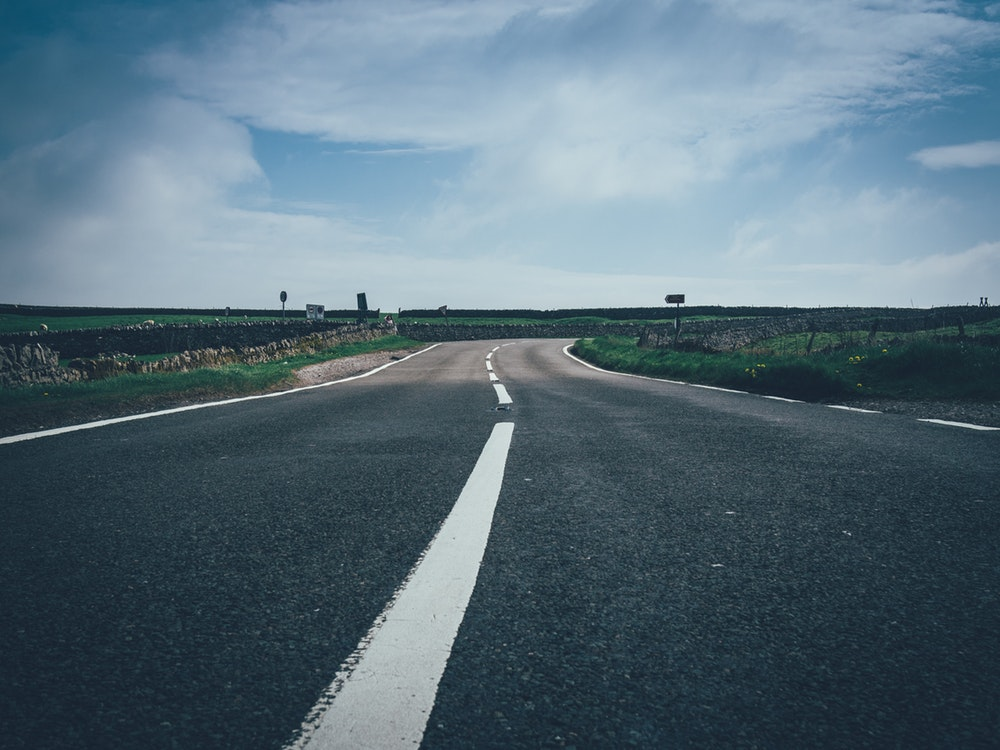
#> input picture density/empty.jpg, 1000 x 750 px
$ python find_density.py
#> lines starting #> are read from the running program, lines starting #| are printed output that depends on the picture; after the words box and inside, x2 and y2 are one past the last pixel; in counts of white or black regions, pixels touching at a corner belong together; long printed decimals are rounded
import cv2 as cv
import numpy as np
ref_path='empty.jpg'
ref_lane1='lane1.jpg'
ref_lane2='lane2.jpg'
ref_lane3='lane3.jpg'
def matchingpercent(ref_path0,real_path0):
#> called with ref_path0 = 'empty.jpg', real_path0 = 'lane1.jpg'
    ref = cv.imread(ref_path0)
#> ref is the input picture: shape (750, 1000, 3); mean B, G, R 122.1, 109.7, 88
    ref_gray = cv.cvtColor(ref, cv.COLOR_RGB2GRAY)
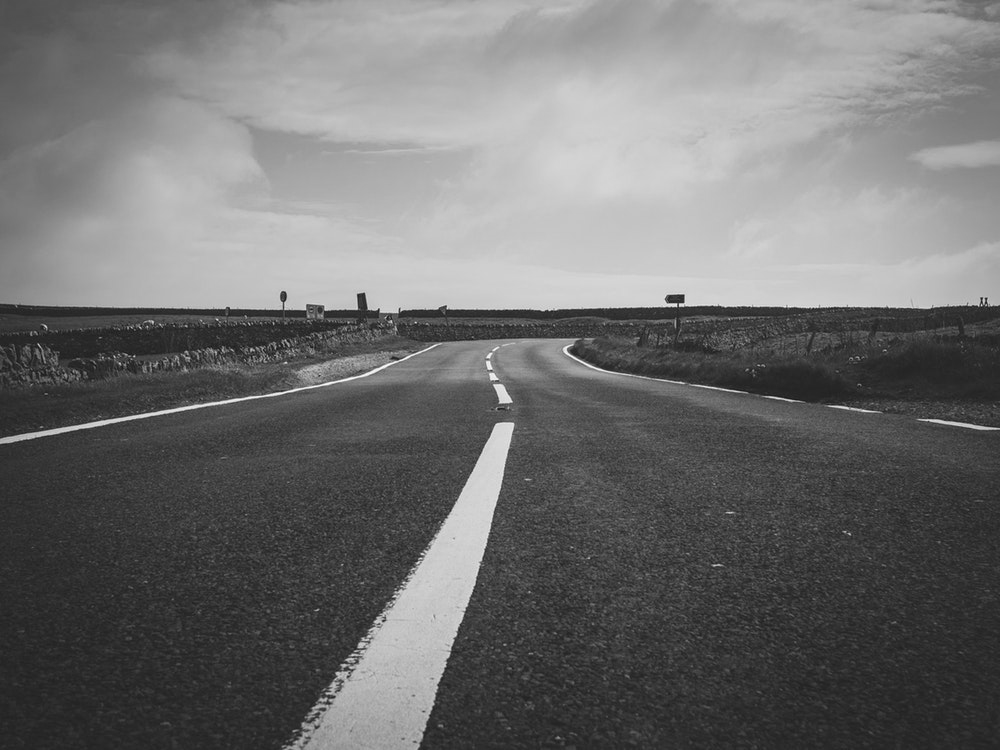
#> ref_gray: shape (750, 1000); min 15, max 255, mean 110.9
    ref_high_thresh, ref_thresh_im = cv.threshold(ref_gray, 0, 255, cv.THRESH_BINARY + cv.THRESH_OTSU)
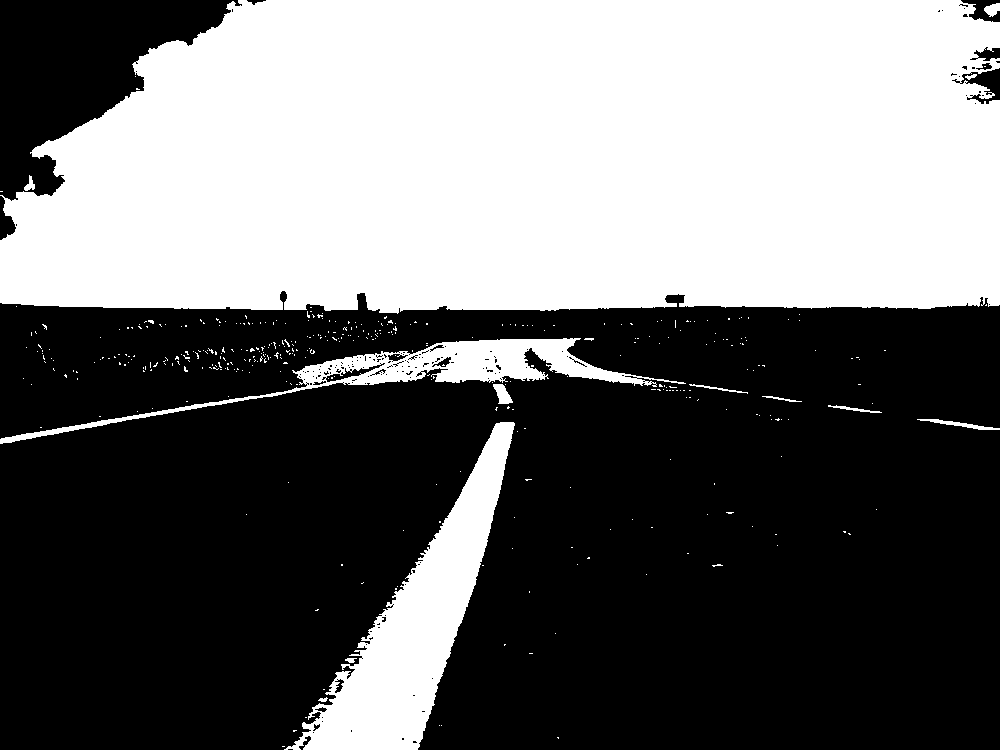
#> ref_thresh_im: shape (750, 1000); 42.3% white; 394 white regions (380 under 20 px), largest, box (x1, y1, x2, y2) and area: (0, 0, 1000, 314) 281865, (284, 422, 515, 750) 23158, (0, 338, 686, 444) 9970
#> ref_high_thresh = 119
    ref_lowThresh = 0.5 * ref_high_thresh
#> ref_lowThresh = 59.5
    ref_canny = cv.Canny(ref_gray, ref_high_thresh, ref_lowThresh)
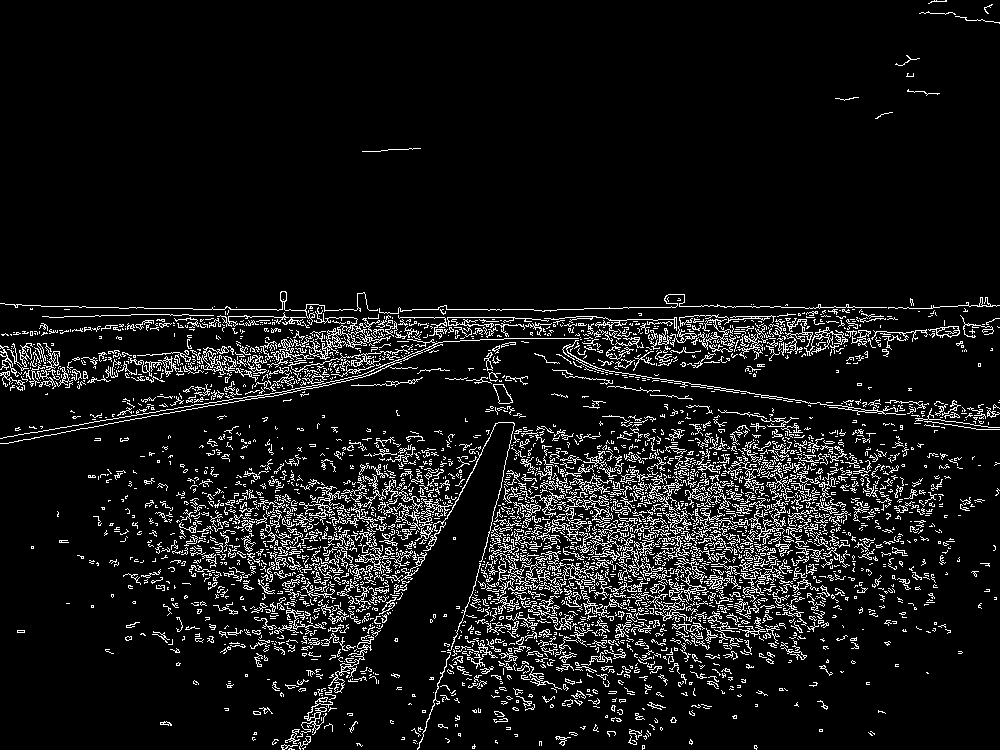
#> ref_canny: shape (750, 1000); 8.4% white in thin lines or dots
    real = cv.imread(real_path0)
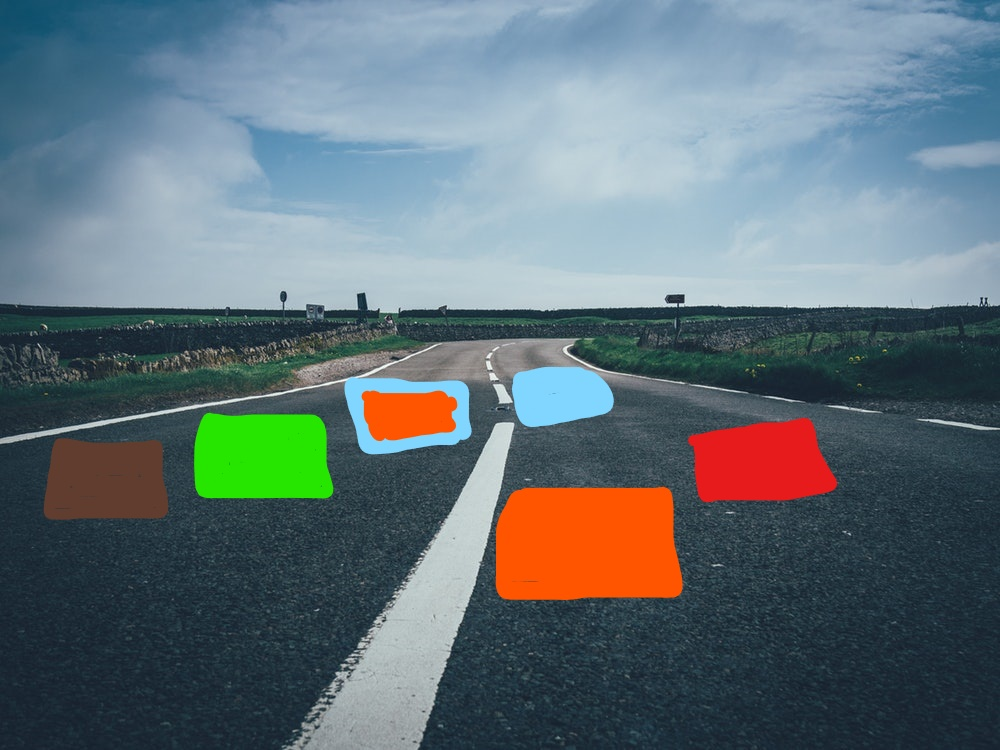
#> input picture density/lane1.jpg, 1000 x 750 px
#> real is the input picture: shape (750, 1000, 3); mean B, G, R 119.5, 113.4, 97.7
    real_gray = cv.cvtColor(real, cv.COLOR_RGB2GRAY)
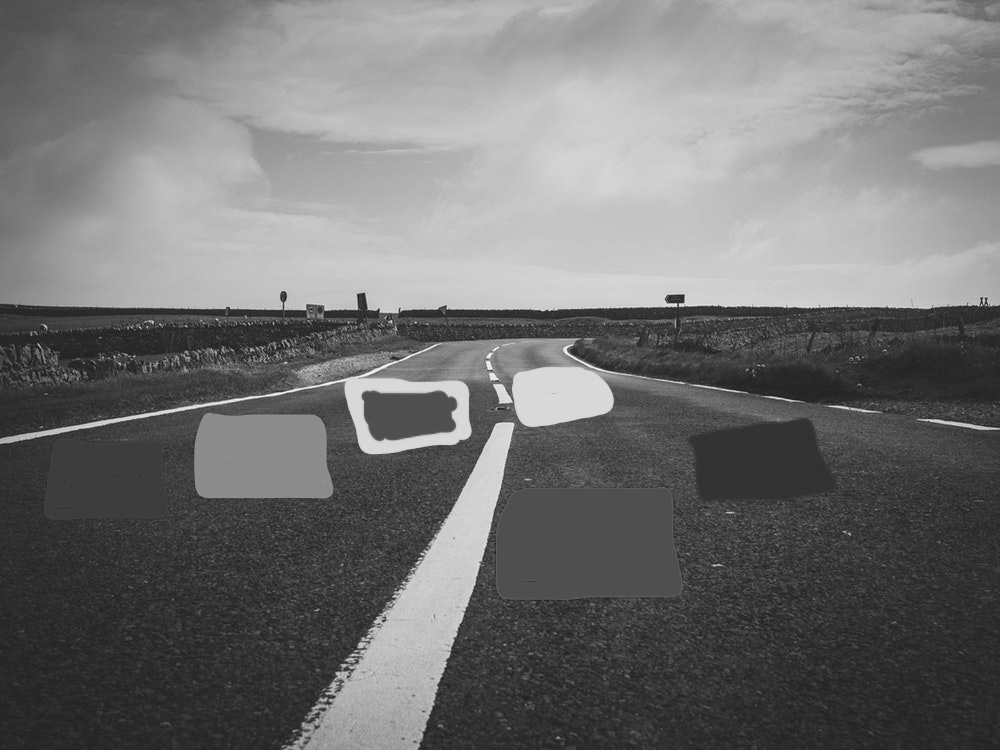
#> real_gray: shape (750, 1000); min 15, max 255, mean 113.4
    real_canny = cv.Canny(real_gray, ref_high_thresh, ref_lowThresh)
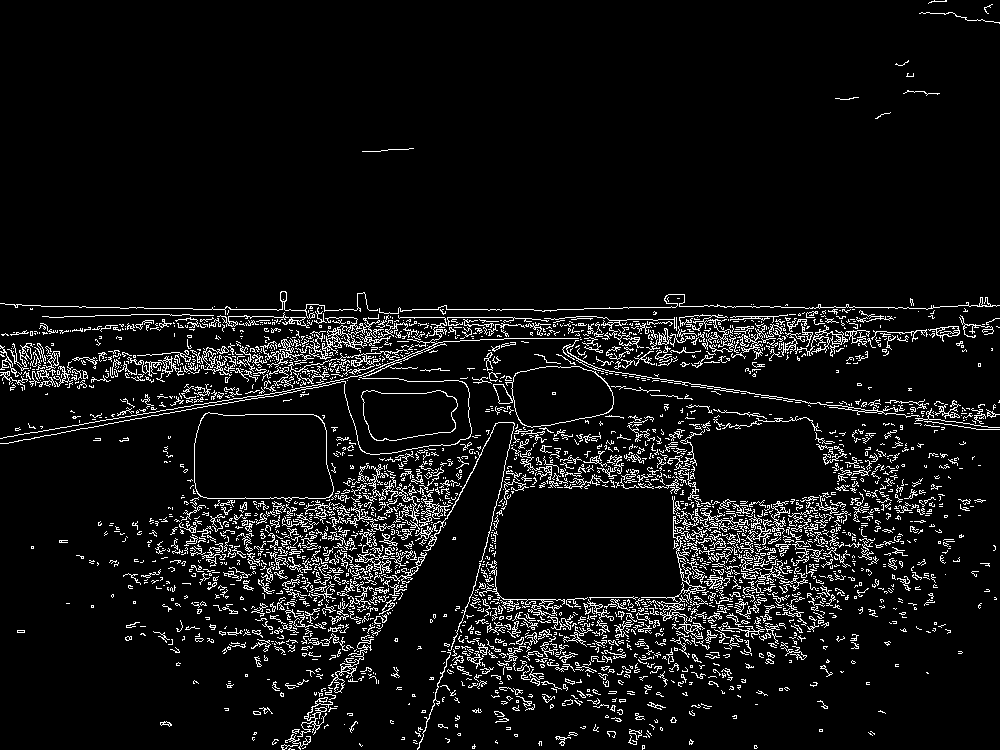
#> real_canny: shape (750, 1000); 7.1% white in thin lines or dots
    height, width = ref_canny.shape
#> height = 750; width = 1000
    white = 0
    match = 0
    for i in range(0, height):
        for j in range(0, width):
            if ref_canny[i, j] == 255:
                white = white + 1
            if (ref_canny[i, j] and real_canny[i, j]) == 255:
                match = match + 1
#> after the loop, match = 47167; white = 63031
    matchpercent = (match / white) * 100
#> matchpercent = 74.83
    return matchpercent
lane=[ref_lane1,ref_lane2,ref_lane3]
percentage_match=[]
for path in lane:
     percent=matchingpercent(ref_path, path)
#> percent = 74.83
     percentage_match.append(100-percent)
#> pass 2 of the loop `for path in lane:`:
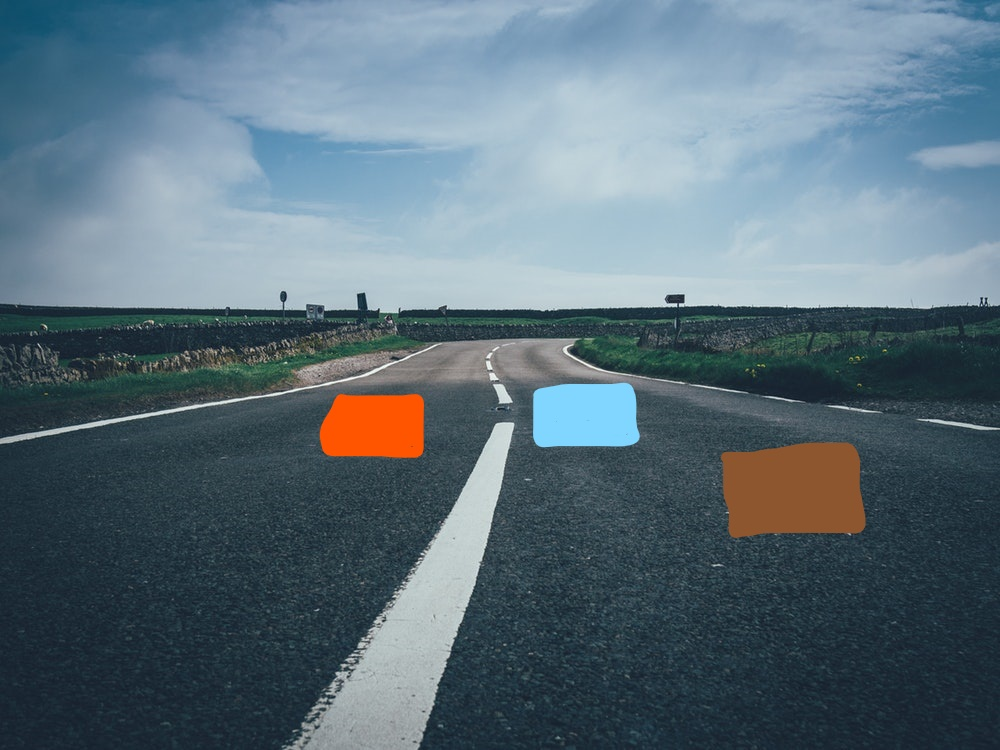
#> input picture density/lane2.jpg, 1000 x 750 px
#> in matchingpercent, real is the input picture: shape (750, 1000, 3); mean B, G, R 122.3, 111.1, 91.5
#> in matchingpercent (call 2), `real_gray = cv.cvtColor(real, cv.COLOR_RGB2GRAY)`:
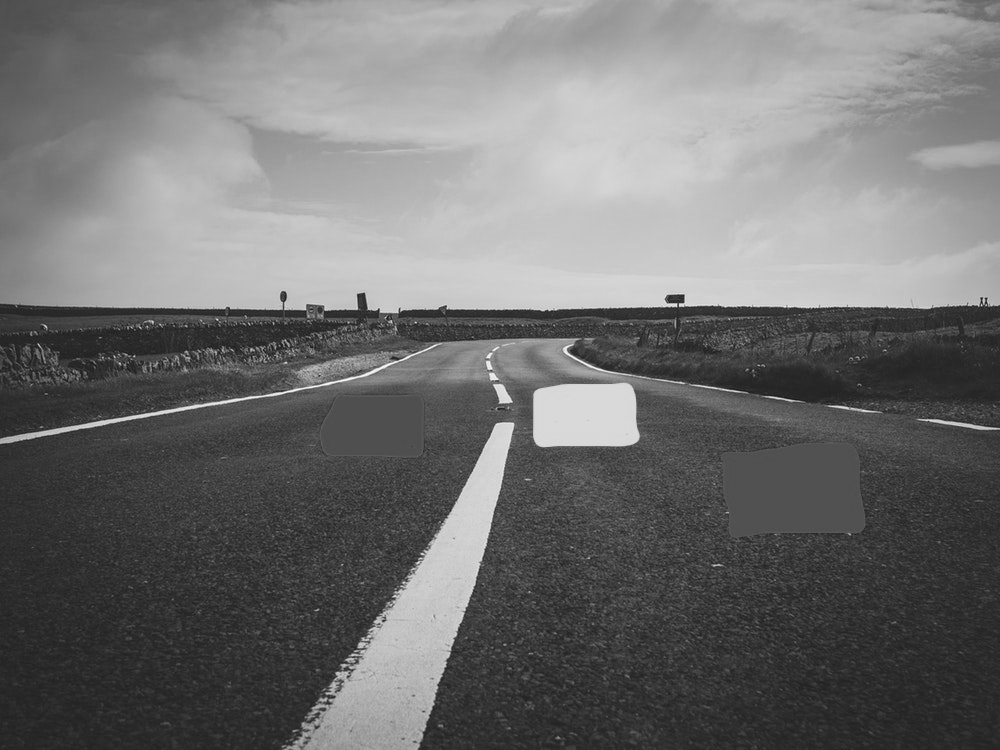
#> real_gray: shape (750, 1000); min 15, max 255, mean 112.2
#> in matchingpercent (call 2), `real_canny = cv.Canny(real_gray, ref_high_thresh, ref_lowThresh)`:
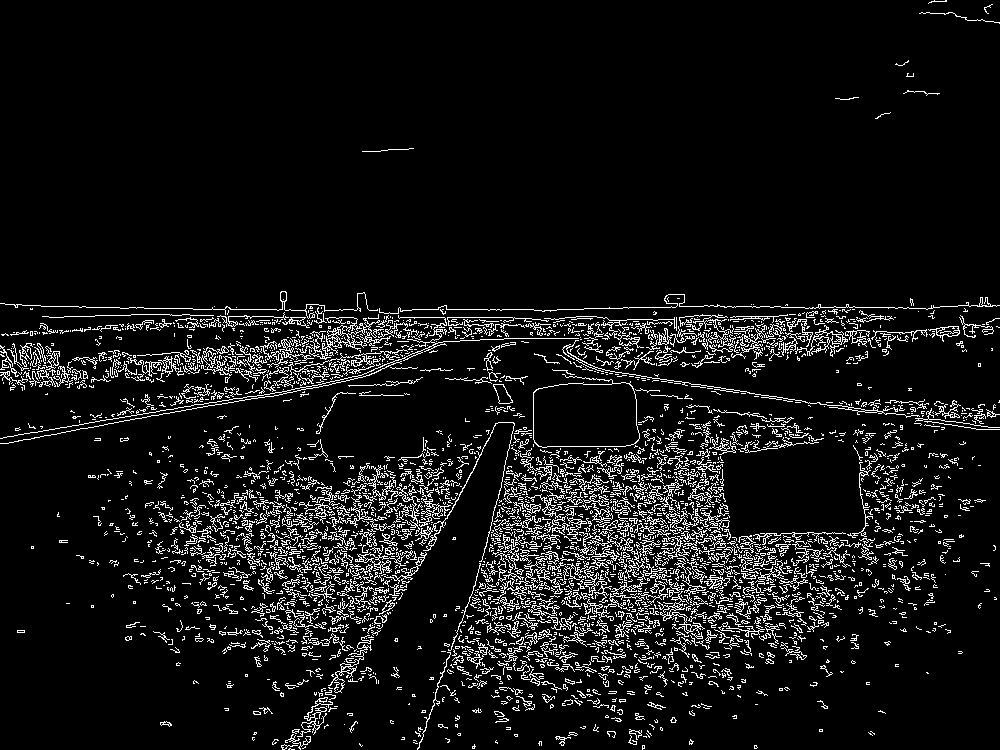
#> real_canny: shape (750, 1000); 7.8% white in thin lines or dots
#> pass 3 of the loop `for path in lane:`:
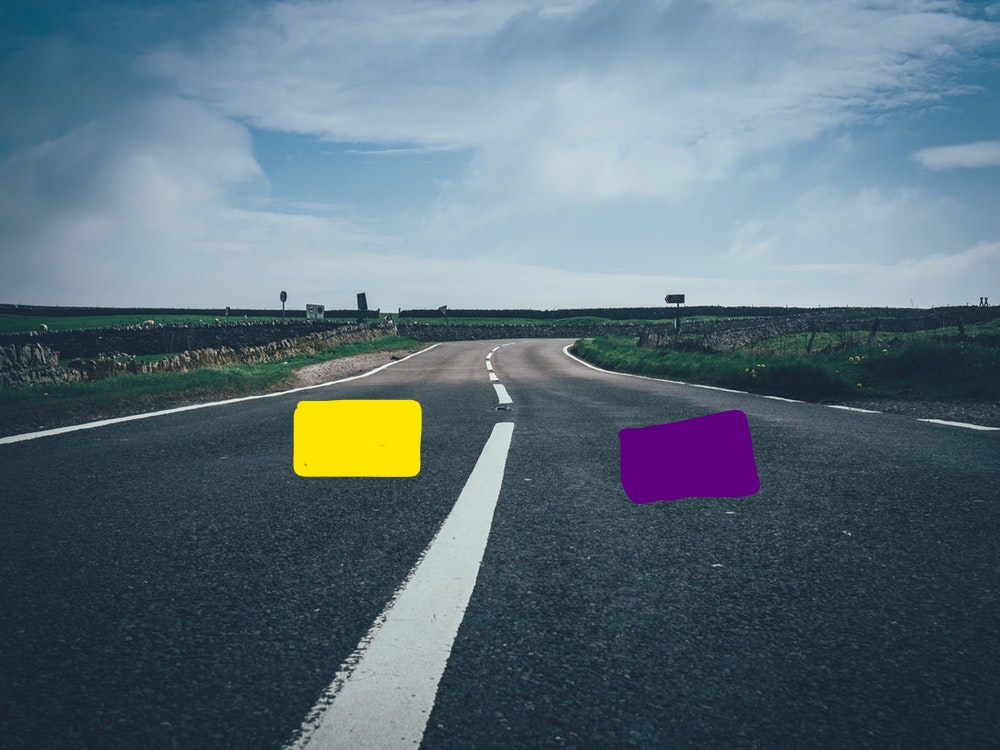
#> input picture density/lane3.jpg, 1000 x 750 px
#> in matchingpercent, real is the input picture: shape (750, 1000, 3); mean B, G, R 121.7, 110.6, 91.1
#> in matchingpercent (call 3), `real_gray = cv.cvtColor(real, cv.COLOR_RGB2GRAY)`:
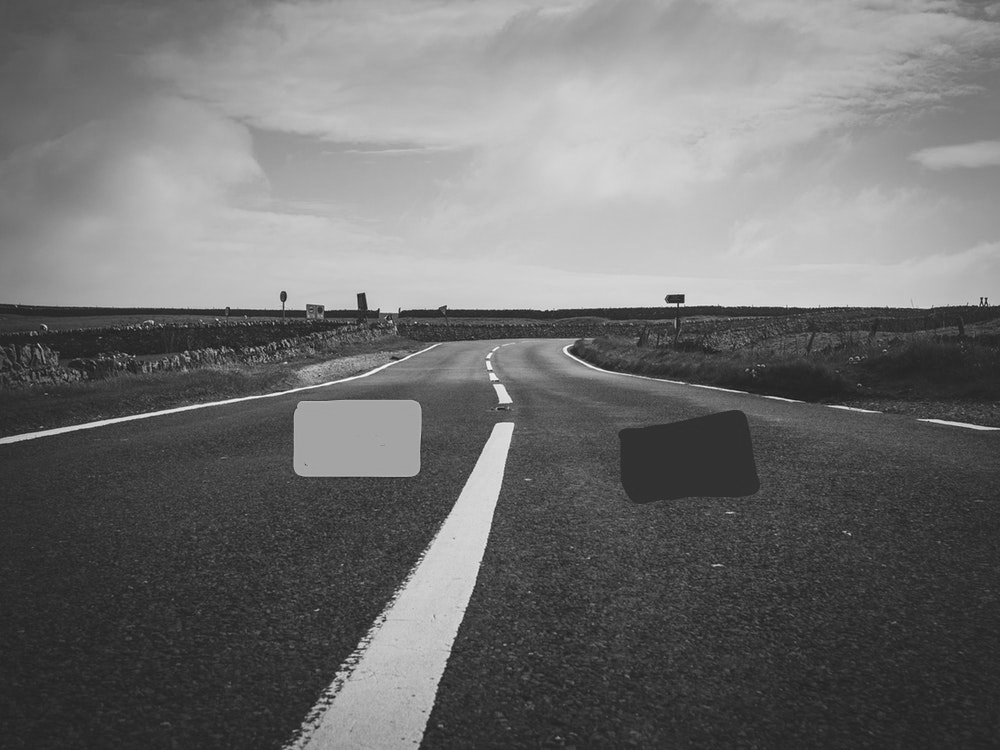
#> real_gray: shape (750, 1000); min 15, max 255, mean 111.7
#> in matchingpercent (call 3), `real_canny = cv.Canny(real_gray, ref_high_thresh, ref_lowThresh)`:
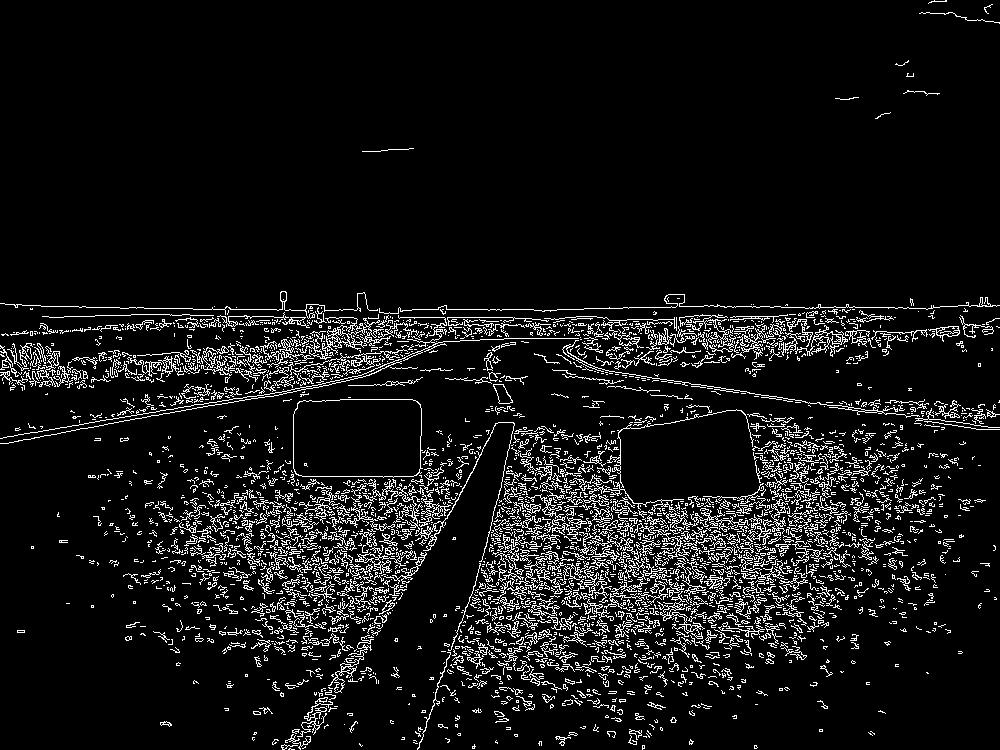
#> real_canny: shape (750, 1000); 8% white in thin lines or dots
print('Denisity evaluation:')
print('Density in lane 1:'+' '+str(percentage_match[0])+'%')
#| Density in lane 1: 25.169%
print('Density in lane 2:'+' '+str(percentage_match[1])+'%')
#| Density in lane 2: 15.204%
print('Density in lane 3:'+' '+str(percentage_match[2])+'%')
#| Density in lane 3: 13.592%
if percentage_match[0]==max(percentage_match):
    print('Lane 1 is most dense')
elif percentage_match[1]==max(percentage_match):
    print('Lane 1 is most dense')
elif percentage_match[2]==max(percentage_match):
    print('lane 3 is most dense')
